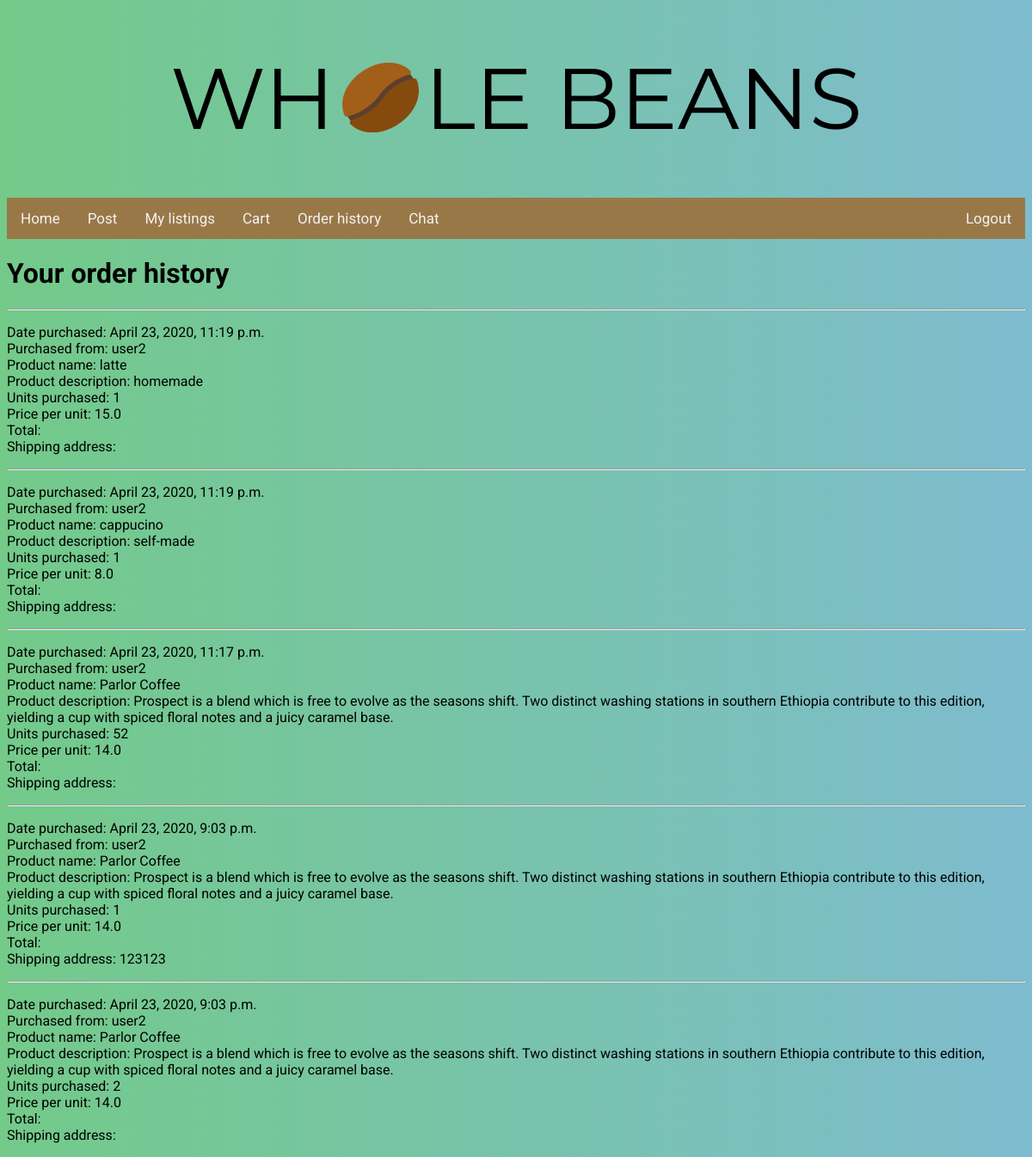
The page /purchaseHistory (signed in) on the database its author committed.
### post/models.py (models this page shows, shortened)
class History(models.Model):
    owner = models.ForeignKey(User, on_delete=models.CASCADE)
    time = models.DateTimeField(auto_now_add=True)
    productName = models.CharField(max_length=100)
    productDescription = models.CharField(max_length=1000)
    productPrice = models.FloatField()
    quantity = models.IntegerField()
    address = models.CharField(max_length=1000, null=True)

### post/views.py (the view)
# urls.py: path('purchaseHistory', views.displayHistory, name='listOrderHistory'),
@login_required
def displayHistory(request):
    context = {}
    history = request.user.history_set.all()
    if not history:
        return render(request, 'post/purchaseHistory.html', context)
    else:
        history = history.order_by('-time')
        context['history'] = history
    return render(request, 'post/purchaseHistory.html', context)

### post/templates/post/purchaseHistory.html (shortened to what this page needs)
{% include "./header.html" %}
<h1> Your order history </h1>
{% if history%}
{% for h in history %}
<hr>
<p>
    Date purchased: {{ h.time }} <br>
    Purchased from: {{ h.owner }} <br>
    Product name: {{ h.productName }} <br>
    Product description: {{ h.productDescription }} <br>
    Units purchased: {{ h.quantity }} <br>
    Price per unit: {{ h.productPrice }} <br>
    Total: {{ h.total }} <br>
    Shipping address: {{ h.address }} <br>
</p>
{% endfor %}
{% endif %}

### rows shown on the page
History: time "April 23, 2020, 11:19 p.m.", owner "user2", productName "latte", productDescription "homemade", quantity "1", productPrice "15.0"
History: time "April 23, 2020, 11:19 p.m.", owner "user2", productName "cappucino", productDescription "self-made", quantity "1", productPrice "8.0"
History: time "April 23, 2020, 11:17 p.m.", owner "user2", productName "Parlor Coffee", productDescription "Prospect is a blend which is free to evolve as the seasons shift. Two distinct washing stations in southern Ethiopia contribute to this edition, yielding a cup with spiced floral notes and a juicy caramel base.", quantity "52", productPrice "14.0"
History: time "April 23, 2020, 9:03 p.m.", owner "user2", productName "Parlor Coffee", productDescription "Prospect is a blend which is free to evolve as the seasons shift. Two distinct washing stations in southern Ethiopia contribute to this edition, yielding a cup with spiced floral notes and a juicy caramel base.", quantity "1", productPrice "14.0", address "123123"
History: time "April 23, 2020, 9:03 p.m.", owner "user2", productName "Parlor Coffee", productDescription "Prospect is a blend which is free to evolve as the seasons shift. Two distinct washing stations in southern Ethiopia contribute to this edition, yielding a cup with spiced floral notes and a juicy caramel base.", quantity "2", productPrice "14.0"
